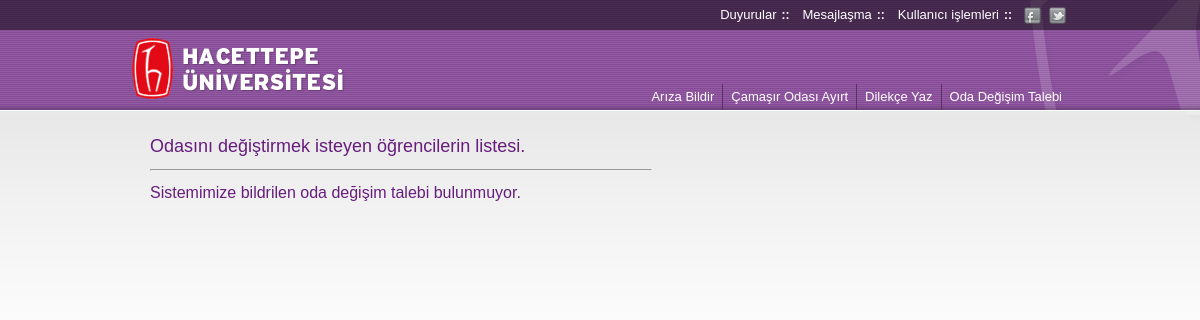
The app's page /taleplistele.php (signed in), older data.
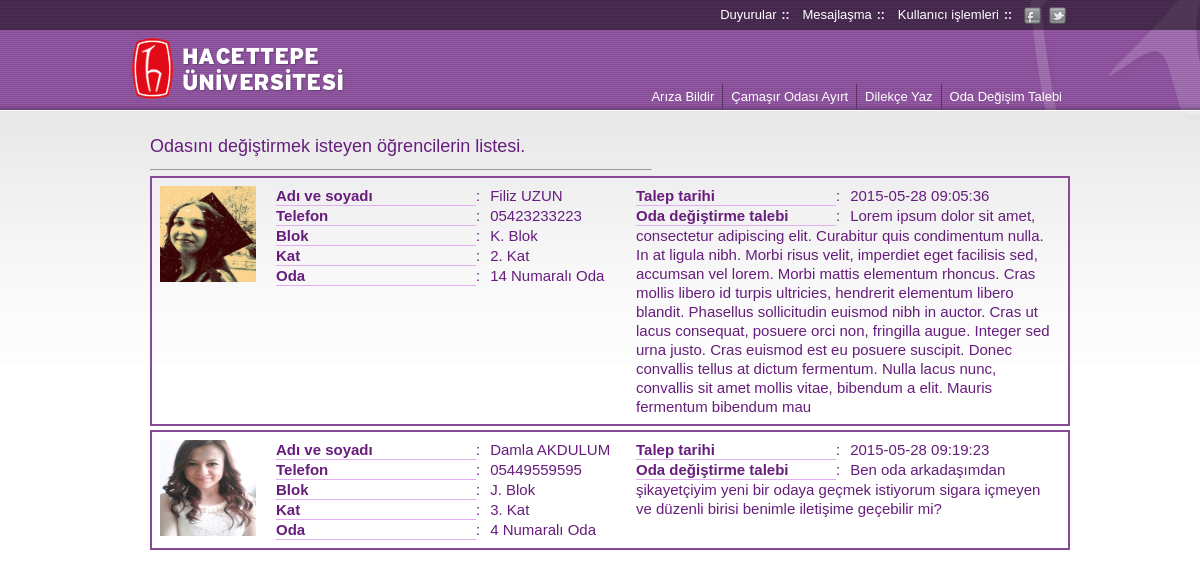
The same page, newer data.
### tables this page shows
CREATE TABLE IF NOT EXISTS `odtalepleri` (
  `ogrno` int(8) NOT NULL,
  `talepmetni` varchar(600) NOT NULL,
  `taleptarihi` timestamp NOT NULL,
  `talepdurumu` varchar(10) NOT NULL,
  `INCREMENT` int(11) NOT NULL AUTO_INCREMENT,
  PRIMARY KEY (`INCREMENT`)
);

CREATE TABLE IF NOT EXISTS `users` (
  `adsoyad` varchar(60) NOT NULL,
  `numara` int(8) NOT NULL,
  `sifre` varchar(15) NOT NULL,
  `eposta` varchar(40) NOT NULL,
  `telefon` varchar(15) NOT NULL,
  `blok` varchar(6) NOT NULL,
  `kat` int(1) NOT NULL,
  `oda` int(2) NOT NULL,
  `cinsiyet` varchar(5) NOT NULL,
  `fotograf` varchar(120) NOT NULL,
  `hakkinda` varchar(500) DEFAULT NULL,
  `konum` varchar(8) NOT NULL,
  PRIMARY KEY (`numara`)
);

### taleplistele.php (the view, shortened to what this page needs)
<?php include 'inc/head.php';?>
<body>
    <?php include 'inc/banner-menu-kullanici.php'; ?>
    <div class="kapsul">
        <h1 class="h1Tag">Odasını değiştirmek isteyen öğrencilerin listesi.</h1>
        <hr class="cetvel" />
        <?php
            $sql = "SELECT * FROM odtalepleri JOIN users ON users.numara = odtalepleri.ogrno WHERE odtalepleri.ogrno!='".$_SESSION["userData"]["numara"]."'";
            $query = mysql_query($sql);
            if($query){
                if(mysql_num_rows($query) > 0){
                    while($result =  mysql_fetch_assoc($query)) {
                        echo "
                            <div class='arizaBildirimi'>
                                <div class='ogrFoto'>
                                    <img src='$result[fotograf]' alt='Öğrencinin fotoğrafı'/>
                                </div>
                                <div class='ogrenciBilgileri'>
                                    <span class='ogrLbl'>Adı ve soyadı</span><span class='ogrBilgi'>$result[adsoyad]</span><br>
                                    <span class='ogrLbl'>Telefon</span><span class='ogrBilgi'>$result[telefon]</span><br>
                                    <span class='ogrLbl'>Blok</span><span class='ogrBilgi'>$result[blok]. Blok</span><br>
                                    <span class='ogrLbl'>Kat</span><span class='ogrBilgi'>$result[kat]. Kat</span><br>
                                    <span class='ogrLbl'>Oda</span><span class='ogrBilgi'>$result[oda] Numaralı Oda</span>
                                </div>
                                <div class='arizaicerigi ogrenciBilgileri'>
                                    <span class='ogrLbl'>Talep tarihi</span><span class='ogrBilgi'>$result[taleptarihi]</span><br>
                                    <span class='ogrLbl'>Oda değiştirme talebi</span><span class='ogrBilgi'>$result[talepmetni]</span><br>
                                </div>
                                <div class='clr'></div>
                            </div>
                        ";
                    }
                }else{
                    echo '<h2 class="h2Tag">Sistemimize bildrilen oda değişim talebi bulunmuyor.</h2>';
                }
            }  else {
                echo '<h2 class="h2Tag">Veritabanında veri bulunmuyor.</h2>';
            }
        ?>
</body>
</html>

Row changes from the older to the newer data that the page shows:
added odtalepleri: users.fotograf (picture), users.adsoyad "Filiz UZUN", users.telefon "05423233223", users.blok "K", users.kat "2", users.oda "14", taleptarihi "2015-05-28 09:05:36", talepmetni "Lorem ipsum dolor sit amet, consectetur adipiscing elit. Curabitur quis condimentum nulla. In at ligula nibh. Morbi risus velit, imperdiet eget facilisis sed, accumsan vel lorem. Morbi mattis elementum rhoncus. Cras mollis libero id turpis ultricies, hendrerit elementum libero blandit. Phasellus sollicitudin euismod nibh in auctor. Cras ut lacus consequat, posuere orci non, fringilla augue. Integer sed urna justo. Cras euismod est eu posuere suscipit. Donec convallis tellus at dictum fermentum. Nulla lacus nunc, convallis sit amet mollis vitae, bibendum a elit. Mauris fermentum bibendum mau"
added odtalepleri: users.fotograf (picture), users.adsoyad "Damla AKDULUM", users.telefon "05449559595", users.blok "J", users.kat "3", users.oda "4", taleptarihi "2015-05-28 09:19:23", talepmetni "Ben oda arkadaşımdan şikayetçiyim yeni bir odaya geçmek istiyorum sigara içmeyen ve düzenli birisi benimle iletişime geçebilir mi?"
Text that changed along with them:
text no longer shown: "Sistemimize bildrilen oda değişim talebi bulunmuyor."
